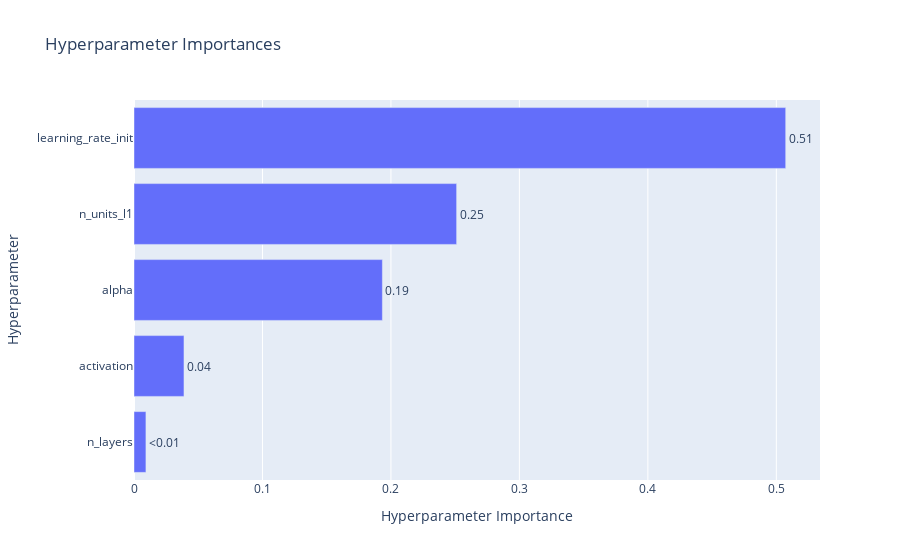

Write notebook code for a chart like this one.
### Code cell
optuna.visualization.plot_param_importances(study_mlp_kl)

### Figure 1 — Plotly figure (JSON) as saved in the notebook; plotly's stock layout.template omitted (floating-point values rounded to 4 significant figures)
{"data": [{"cliponaxis": false, "hovertemplate": ["n_layers (IntDistribution): 0.00928344062602768<extra></extra>", "activation (CategoricalDistribution): 0.038904102219921466<extra></extra>", "alpha (FloatDistribution): 0.19335449334128152<extra></extra>", "n_units_l1 (IntDistribution): 0.251155835867537<extra></extra>", "learning_rate_init (FloatDistribution): 0.5073021279452323<extra></extra>"], "name": "Objective Value 1", "orientation": "h", "text": ["<0.01", "0.04", "0.19", "0.25", "0.51"], "textposition": "outside", "type": "bar", "x": [0.009283, 0.0389, 0.1934, 0.2512, 0.5073], "y": ["n_layers", "activation", "alpha", "n_units_l1", "learning_rate_init"]}], "layout": {"title": {"text": "Hyperparameter Importances"}, "xaxis": {"title": {"text": "Hyperparameter Importance"}}, "yaxis": {"title": {"text": "Hyperparameter"}}}}
